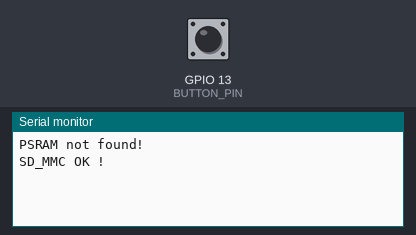
Simulated run of this sketch. Board: ESP32. On the bench: the last lines printed to the serial monitor. The inputs (shaded band) are chosen by the test bench; at power-on: GPIO 13 (BUTTON_PIN) HIGH. Storage starts empty; the camera gives no picture.

Above: at 1.5 s.
1.6 s: GPIO 13 (BUTTON_PIN) pulled LOW for 0.15 s
At 2.4 s:
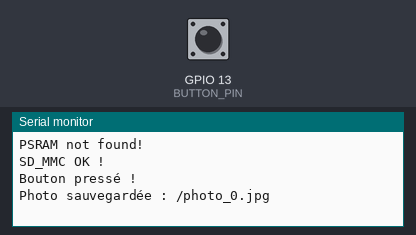
3.3 s: GPIO 13 (BUTTON_PIN) pulled LOW for 1 s
At 4.37 s:
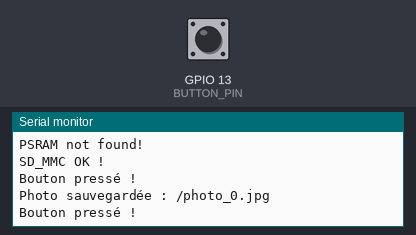
5.8 s: GPIO 13 (BUTTON_PIN) pulled LOW for 0.15 s
At 6.8 s:
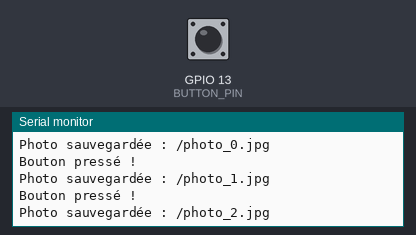

The sketch:

test_2.ino
```cpp
#include "const_n_global.h"
#include "fonction.h"

void setup() {
  Serial.begin(115200);
  pinMode(BUTTON_PIN, INPUT_PULLUP);
  //pinMode(FLASH_PIN, OUTPUT);    // GPIO du flash

  startCamera();

  if (!SD_MMC.begin()) {
    Serial.println("Erreur init SD_MMC !");
    return;
  }

  Serial.println("SD_MMC OK !");
}

void loop() {

  if (PRESS_BUTTON()) {
    Serial.println("Bouton pressé !");
    takePhoto();
  }

}
```

const_n_global.h
```cpp
#ifndef const_n_global
#define const_n_global

#include "esp_camera.h"
#include "FS.h"
#include "SD_MMC.h"

#define PWDN_GPIO_NUM     32
#define RESET_GPIO_NUM    -1
#define XCLK_GPIO_NUM      0
#define SIOD_GPIO_NUM     26
#define SIOC_GPIO_NUM     27

#define Y9_GPIO_NUM       35
#define Y8_GPIO_NUM       34
#define Y7_GPIO_NUM       39
#define Y6_GPIO_NUM       36
#define Y5_GPIO_NUM       21
#define Y4_GPIO_NUM       19
#define Y3_GPIO_NUM       18
#define Y2_GPIO_NUM        5
#define VSYNC_GPIO_NUM    25
#define HREF_GPIO_NUM     23
#define PCLK_GPIO_NUM     22

#define BUTTON_PIN 13 // Bouton sur GPIO 13
#define FLASH_PIN 4

int photoCount = 0;
const int BOUNCE_TIME = 50;
bool check = LOW;

#endif
```

fonction.h
```cpp
#ifndef fonction
#define fonction

#include "const_n_global.h"


void startCamera() {
  camera_config_t config;
  config.ledc_channel = LEDC_CHANNEL_0;
  config.ledc_timer = LEDC_TIMER_0;
  config.pin_d0 = Y2_GPIO_NUM;
  config.pin_d1 = Y3_GPIO_NUM;
  config.pin_d2 = Y4_GPIO_NUM;
  config.pin_d3 = Y5_GPIO_NUM;
  config.pin_d4 = Y6_GPIO_NUM;
  config.pin_d5 = Y7_GPIO_NUM;
  config.pin_d6 = Y8_GPIO_NUM;
  config.pin_d7 = Y9_GPIO_NUM;
  config.pin_xclk = XCLK_GPIO_NUM;
  config.pin_pclk = PCLK_GPIO_NUM;
  config.pin_vsync = VSYNC_GPIO_NUM;
  config.pin_href = HREF_GPIO_NUM;
  config.pin_sscb_sda = SIOD_GPIO_NUM;
  config.pin_sscb_scl = SIOC_GPIO_NUM;
  config.pin_pwdn = PWDN_GPIO_NUM;
  config.pin_reset = RESET_GPIO_NUM;
  config.xclk_freq_hz = 20000000;

  config.pixel_format = PIXFORMAT_JPEG;
  //////////////config_student////////
  config.frame_size = FRAMESIZE_SXGA;
  // config.frame_size = FRAMESIZE_UXGA;
  config.grab_mode = CAMERA_GRAB_WHEN_EMPTY;
  config.fb_location = CAMERA_FB_IN_PSRAM;
  config.jpeg_quality = 12;
  config.fb_count = 1;
   if (psramFound()) {
    config.jpeg_quality = 10;
    config.fb_count = 2;
    config.grab_mode = CAMERA_GRAB_LATEST;
  } else {
    // Limit the frame size when PSRAM is not available
    Serial.println("PSRAM not found!");
    config.frame_size = FRAMESIZE_SVGA;
    config.fb_location = CAMERA_FB_IN_DRAM;
  }
  /*///////config chatgpt////////

  if(psramFound()){
    config.frame_size = FRAMESIZE_VGA;
    config.jpeg_quality = 10;
    config.fb_count = 2;
  } else {
    config.frame_size = FRAMESIZE_CIF;
    config.jpeg_quality = 12;
    config.fb_count = 1;
  }*/

  esp_err_t err = esp_camera_init(&config);
  if (err != ESP_OK) {
    Serial.printf("Erreur init caméra: 0x%x \n", err);
    return;
  }
}


void takePhoto() {
  camera_fb_t *fb = esp_camera_fb_get();
  if (!fb) {
    Serial.println("Erreur capture photo");
    return;
  }

  String path = "/photo_" + String(photoCount++) + ".jpg";
  File file = SD_MMC.open(path.c_str(), FILE_WRITE);
  if (!file) {
    Serial.println("Erreur ouverture fichier");
    esp_camera_fb_return(fb);
    return;
  }

  file.write(fb->buf, fb->len);
  file.close();
  esp_camera_fb_return(fb);

  Serial.printf("Photo sauvegardée : %s\n", path.c_str());
}


bool PRESS_BUTTON(){
  // Detect button press (active LOW) if previously unpressed
  if (digitalRead(BUTTON_PIN) == LOW && check == LOW){
    check = HIGH;          // Mark the button as pressed
    delay(BOUNCE_TIME);    // Debounce delay
  }
  // Detect button release (goes HIGH) if it was previously pressed
  if (digitalRead(BUTTON_PIN) == HIGH && check == HIGH){
    check = LOW;           // Reset the state for the next press
    return true;           // Indicate a valid press-release cycle
  }
  return false;             // Otherwise, no valid press-release detected
}

#endif
```

Measured:
- after the input at 1.6 s, the serial monitor: prints a new line after 0.15 s (image 1)
- after the input at 5.8 s, the serial monitor: prints a new line after 0.22 s (image 3)
